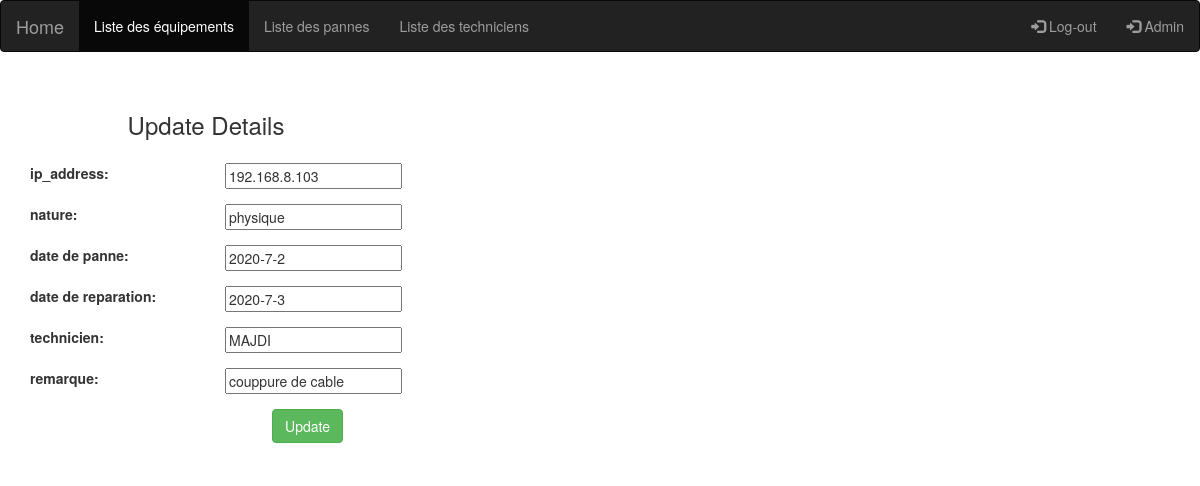
/equips/update_panne/32, run on the app's committed database.
### monitor/models.py (models this page shows)
class Panne(models.Model):
    MAJDI = 'MAJDI'
    YASIN = 'YASIN'
    tech_list = [
        (MAJDI, 'majdi'),
        (YASIN, 'yasin'),
    ]
    nature = models.CharField(max_length=20)
    date_panne = models.CharField(max_length=50)
    date_reparation = models.CharField(max_length=50)
    technicien = models.CharField(max_length=30,choices=tech_list,
        default=MAJDI,)
    remarque = models.CharField(max_length=50,null=True)
    ip = models.CharField(max_length=20)

### monitor/views.py (the view)
# urls.py: path('update_panne/<int:id>', views.update_panne),
def update_panne(request, id):
    panne = Panne.objects.get(id=id)
    form = PanneForm(request.POST, instance = panne)
    if form.is_valid():
        form.save()
        return redirect("/equips/show_panne")
    return render(request, 'edit_panne.html', {'panne': panne})

### monitor/templates/edit_panne.html (shortened to what this page needs)
<!DOCTYPE html>
<html lang="en">
<head>
{% load static %}
    <link rel="stylesheet" href="{% static  'css/style.css' %}"/>
</head>
<link href="//maxcdn.bootstrapcdn.com/bootstrap/3.3.0/css/bootstrap.min.css" rel="stylesheet" id="bootstrap-css">
<nav class="navbar navbar-inverse">
  <div class="container-fluid">
    <div class="navbar-header">
      <a class="navbar-brand" href="/">Home</a>
    </div>
    <ul class="nav navbar-nav">
      <li class="active"><a href="/equips/show">Liste des équipements</a></li>
      <li><a href="/equips/show_panne">Liste des pannes</a></li>
      <li><a href="/equips/show_technicien">Liste des techniciens</a></li>
    </ul>
    <ul class="nav navbar-nav navbar-right">
      <li><a href="{% url 'logout' %}"><span class="glyphicon glyphicon-log-in"></span> Log-out</a></li>
      <li><a href="/admin"><span class="glyphicon glyphicon-log-in"></span> Admin</a></li>
    </ul>
  </div>
</nav>
<body>
<form method="POST" class="post-form" action="/equips/update_panne/{{panne.id}}">
    <div class="container">
<br>
    <div class="form-group row">
    <label class="col-sm-1 col-form-label"></label>
    <div class="col-sm-4">
    <h3>Update Details</h3>
    </div>
  </div>
    <div class="form-group row">
    <label class="col-sm-2 col-form-label">ip_address:</label>
    <div class="col-sm-4">
        <input type="text" name="ip" id="id_ip" required maxlength="30" value="{{ panne.ip }}"/>
    </div>
    </div>
         <div class="form-group row">
    <label class="col-sm-2 col-form-label">nature:</label>
    <div class="col-sm-4">
        <input type="text" name="nature" id="id_nature" required maxlength="50" value="{{ panne.nature }}"/>
    </div>
  </div>
  <div class="form-group row">
    <label class="col-sm-2 col-form-label">date de panne:</label>
    <div class="col-sm-4">
        <input type="text" name="date_panne" id="id_date_panne" required maxlength="100" value="{{ panne.date_panne }}" />
    </div>
  </div>
    <div class="form-group row">
    <label class="col-sm-2 col-form-label">date de reparation:</label>
    <div class="col-sm-4">
        <input type="text" name="date_reparation" id="id_date_reparation" required maxlength="254" value="{{ panne.date_reparation }}" />
    </div>
  </div>
    <div class="form-group row">
    <label class="col-sm-2 col-form-label">technicien:</label>
    <div class="col-sm-4">
        <input type="text" name="technicien" id="id_technicien" required maxlength="30" value="{{ panne.technicien }}" />
    </div>
  </div>
        <div class="form-group row">
    <label class="col-sm-2 col-form-label">remarque:</label>
    <div class="col-sm-4">
        <input type="text" name="remarque" id="id_remarque" required maxlength="30" value="{{ panne.remarque }}" />
    </div>
  </div>
    <div class="form-group row">
    <label class="col-sm-1 col-form-label"></label>
    <div class="col-sm-4">
   <center> <button type="submit" class="btn btn-success">Update</button></center>
    </div>
  </div>
    </div>
</form>
</body>
</html>

### monitor/static/css/style.css (style rules this page uses)
body { background: url("/static/img/img16.jpeg"); background-size: cover; background-repeat: no-repeat; width: 100%; height: 300px; font-family: 'Numans', sans-serif; }
ul { margin:0; padding-left:20px }
-------------------- html,body { background-size: cover; background-repeat: no-repeat; height: 100%; font-family: 'Numans', sans-serif; }
.container { height: 100%; align-content: center; }

### data on the page
Panne: ip "192.168.8.103", nature "physique", date_panne "2020-7-2", date_reparation "2020-7-3", technicien "MAJDI", remarque "couppure de cable"
